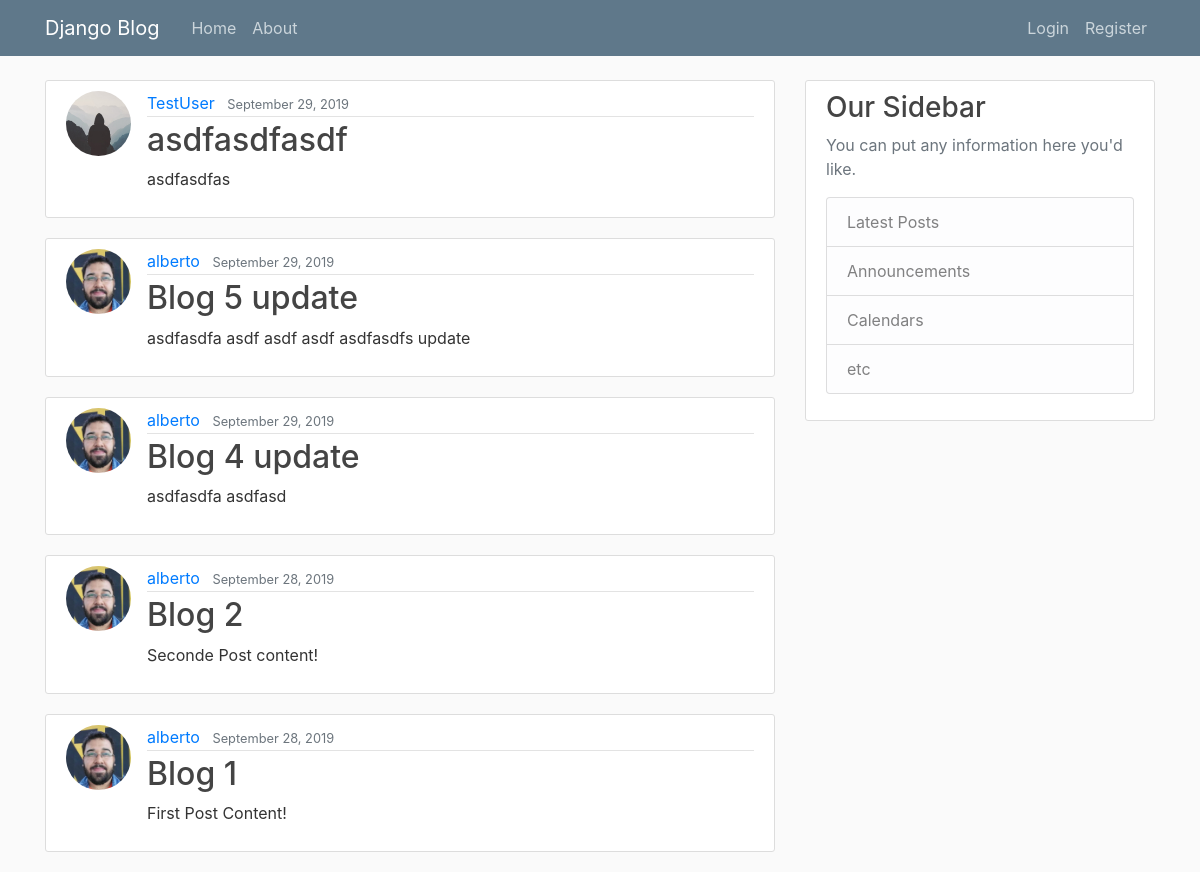
The app's page /, older data.
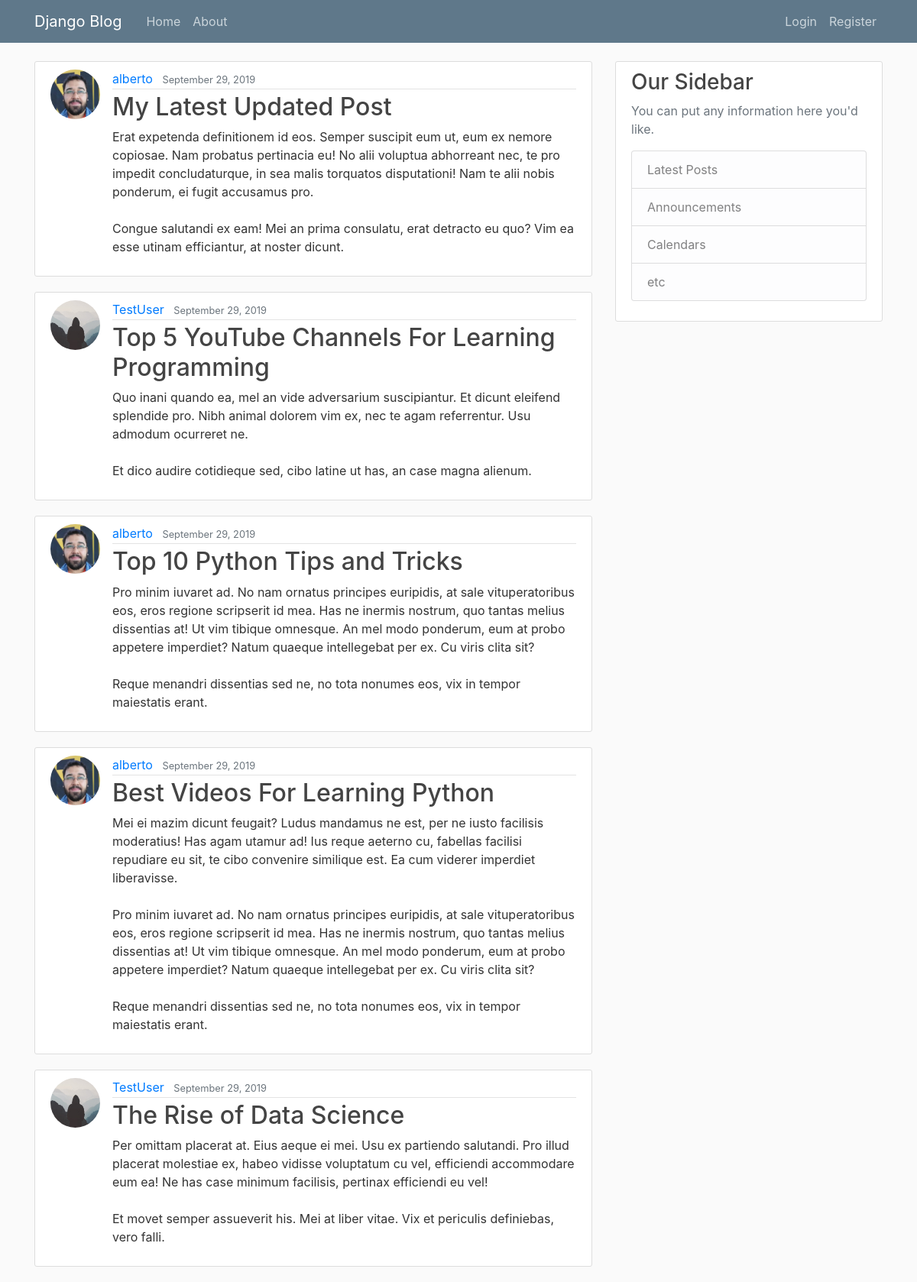
The same page, newer data.
### blog/models.py (models this page shows, shortened)
class Post(models.Model):
    title = models.CharField(max_length=100)
    content = models.TextField()
    date_posted = models.DateTimeField(default=timezone.now)
    author = models.ForeignKey(settings.AUTH_USER_MODEL, on_delete=models.CASCADE)

### users/models.py (models this page shows, shortened)
class Profile(models.Model):
    user = models.OneToOneField(settings.AUTH_USER_MODEL, on_delete=models.CASCADE)
    image = models.ImageField(default='default.jpeg', upload_to='profile_pics')

### blog/views.py (the view)
# urls.py: path('', PostListView.as_view(), name='blog-home'),
class PostListView(ListView):
    model = Post
    template_name = 'blog/home.html'
    context_object_name = 'posts'
    ordering = ['-date_posted']
    paginate_by = 5

### blog/templates/blog/home.html
{% extends "blog/base.html" %}
{% block content %}
	{% for post in posts %}
	<article class="media content-section">
		<img src="{{ post.author.profile.image.url }}" alt="" class="rounded-circle article-img" >
	  <div class="media-body">
	    <div class="article-metadata">
	      <a class="mr-2" href="#">{{ post.author }}</a>
	      <small class="text-muted">{{ post.date_posted|date:"F d, Y" }}</small>
	    </div>
	    <h2><a class="article-title" href="{% url 'post-detail' post.id %}">{{ post.title }}</a></h2>
	    <p class="article-content">{{ post.content }}</p>
	  </div>
	</article>
	{% endfor %}
{% endblock content %}

Row changes from the older to the newer data that the page shows:
no longer on this page (row unchanged): Post: author.profile.image (placeholder picture), author "TestUser", date_posted "September 29, 2019", title "asdfasdfasdf", content "asdfasdfas"
no longer on this page (row unchanged): Post: author.profile.image (picture), author "alberto", date_posted "September 29, 2019", title "Blog 5 update", content "asdfasdfa asdf asdf asdf asdfasdfs update"
no longer on this page (row unchanged): Post: author.profile.image (picture), author "alberto", date_posted "September 29, 2019", title "Blog 4 update", content "asdfasdfa asdfasd"
no longer on this page (row unchanged): Post: author.profile.image (picture), author "alberto", date_posted "September 28, 2019", title "Blog 2", content "Seconde Post content!"
no longer on this page (row unchanged): Post: author.profile.image (picture), author "alberto", date_posted "September 28, 2019", title "Blog 1", content "First Post Content!"
added Post: author.profile.image (picture), author "alberto", date_posted "September 29, 2019", title "My Latest Updated Post", content "Erat expetenda definitionem id eos. Semper suscipit eum ut, eum ex nemore copiosae. Nam probatus pertinacia eu! No alii voluptua abhorreant nec, te pro impedit concludaturque, in sea malis torquatos disputationi! Nam te alii nobis ponderum, ei fugit accusamus pro. Congue salutandi ex eam! Mei an prima consulatu, erat detracto eu quo? Vim ea esse utinam efficiantur, at noster dicunt."
added Post: author.profile.image (placeholder picture), author "TestUser", date_posted "September 29, 2019", title "Top 5 YouTube Channels For Learning Programming", content "Quo inani quando ea, mel an vide adversarium suscipiantur. Et dicunt eleifend splendide pro. Nibh animal dolorem vim ex, nec te agam referrentur. Usu admodum ocurreret ne. Et dico audire cotidieque sed, cibo latine ut has, an case magna alienum."
added Post: author.profile.image (picture), author "alberto", date_posted "September 29, 2019", title "Top 10 Python Tips and Tricks", content "Pro minim iuvaret ad. No nam ornatus principes euripidis, at sale vituperatoribus eos, eros regione scripserit id mea. Has ne inermis nostrum, quo tantas melius dissentias at! Ut vim tibique omnesque. An mel modo ponderum, eum at probo appetere imperdiet? Natum quaeque intellegebat per ex. Cu viris clita sit? Reque menandri dissentias sed ne, no tota nonumes eos, vix in tempor maiestatis erant."
added Post: author.profile.image (picture), author "alberto", date_posted "September 29, 2019", title "Best Videos For Learning Python", content "Mei ei mazim dicunt feugait? Ludus mandamus ne est, per ne iusto facilisis moderatius! Has agam utamur ad! Ius reque aeterno cu, fabellas facilisi repudiare eu sit, te cibo convenire similique est. Ea cum viderer imperdiet liberavisse. Pro minim iuvaret ad. No nam ornatus principes euripidis, at sale vituperatoribus eos, eros regione scripserit id mea. Has ne inermis nostrum, quo tantas melius dissentias at! Ut vim tibique omnesque. An mel modo ponderum, eum at probo appetere imperdiet? Natum quaeque intellegebat per ex. Cu viris clita sit? Reque menandri dissentias sed ne, no tota nonumes eos, vix in tempor maiestatis erant."
added Post: author.profile.image (placeholder picture), author "TestUser", date_posted "September 29, 2019", title "The Rise of Data Science", content "Per omittam placerat at. Eius aeque ei mei. Usu ex partiendo salutandi. Pro illud placerat molestiae ex, habeo vidisse voluptatum cu vel, efficiendi accommodare eum ea! Ne has case minimum facilisis, pertinax efficiendi eu vel! Et movet semper assueverit his. Mei at liber vitae. Vix et periculis definiebas, vero falli."
